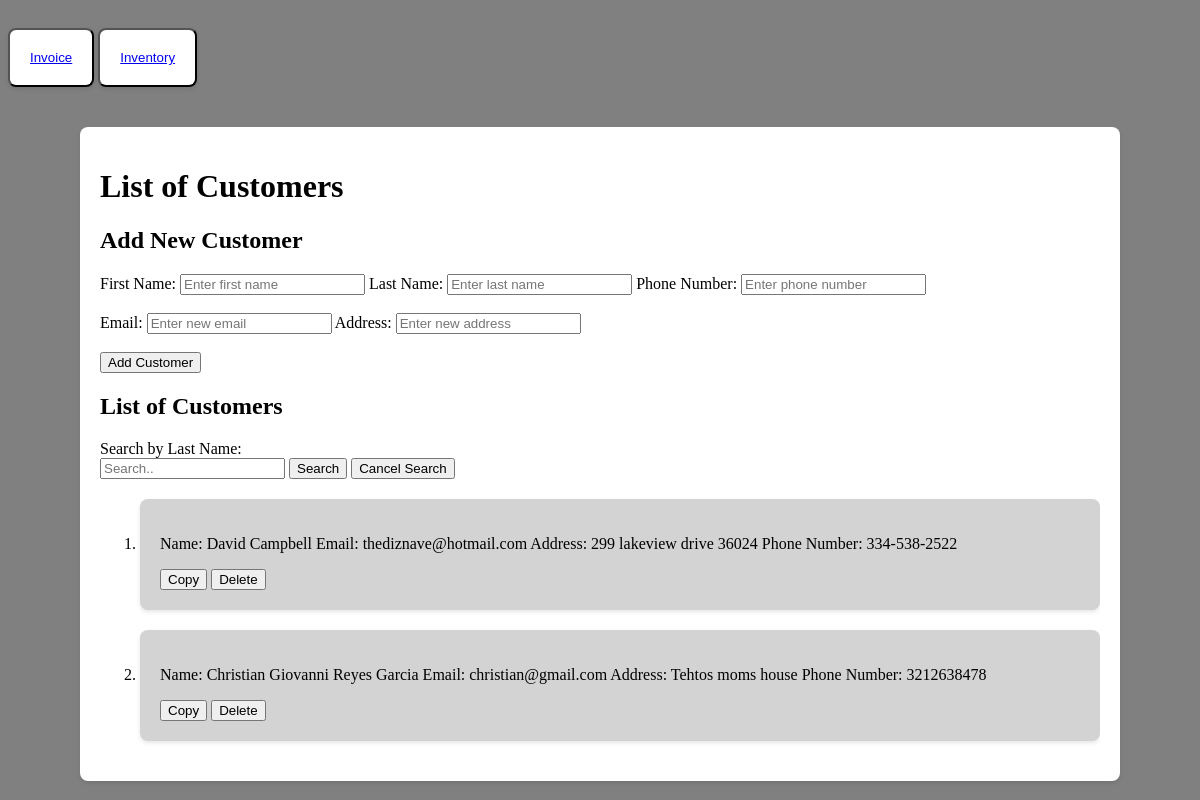
Page /customers on the committed database.
### app.py (models this page shows, shortened)
class Customer(db.Model):
    id = db.Column(db.Integer, primary_key=True)
    first_name = db.Column(db.String(100), nullable=False)
    last_name = db.Column(db.String(100), nullable=False)
    email_address = db.Column(db.String(100), nullable=False)
    address = db.Column(db.String(100), nullable=False)
    phone_number = db.Column(db.String(20), nullable=False)

### app.py (the view)
@app.route('/customers')
def list_customers():
    customers = Customer.query.all()
    return render_template('customers.html', customers=customers)

### templates/customers.html (shortened to what this page needs)
<!DOCTYPE html>
<html lang="en">
<head>
    <link rel="stylesheet" href="{{ url_for('static', filename='css/customers.css')}}">
</head>
<body>
    <div class="navbar">
        <button id="nav"><a href='/'>Invoice</a></button>
        <button id="nav"><a href='inventory'>Inventory</a></button>
    </div>
    <div class="paper">
    <header>
        <h1>List of Customers</h1>
    </header>
    <main>
        <h2>Add New Customer</h2>
        <form action="{{ url_for('add_customer') }}" method="post">
            <label for="new_firstname">First Name:</label>
            <input type="text" id="new_firstname" name="new_firstname" placeholder="Enter first name">
            <label for="new_lastname">Last Name:</label>
            <input type="text" id="new_lastname" name="new_lastname" placeholder="Enter last name">
            <label for="new_phonenumber">Phone Number:</label>
            <input type="text" id="new_phonenumber" name="new_phonenumber" placeholder="Enter phone number"><br><br>
            <label for="new_email_address">Email:</label>
            <input type="text" id="new_email_address" name="new_email_address" placeholder="Enter new email">
            <label for="new_address">Address:</label>
            <input type="text" id="new_address" name="new_address" placeholder="Enter new address"><br><br>
            <button type="submit">Add Customer</button>
        </form>
        <h2>List of Customers</h2>
        <div class="customer-list-container">
            <form action="/search_customers" method="GET">
                <label for="search_lastname">Search by Last Name:</label><br>
                <input type="text" id="search_lastname" name="search_lastname" placeholder="Search..">
                <input type="submit" value="Search">
                <a href="/customers"><button type="button">Cancel Search</button></a>
            </form>
            <ol>
                {% for customer in customers %}
                <li class="customer_list">
                    <p>Name: {{ customer.first_name }} {{ customer.last_name }} Email: {{ customer.email_address }} Address: {{ customer.address }} Phone Number: {{ customer.phone_number }}</p>
                    <form action="{{ url_for('main_page') }}" method="post" style="display: inline;">
                        <button type="submit">Copy</button>
                    </form>
                    <form action="{{ url_for('delete_customer', customer_id=customer.id) }}" method="post" style="display: inline;">
                        <button type="submit">Delete</button>
                    </form>
                </li>
                {% endfor %}
            </ol>
        </div>
    </main>
</div>
</body>
</html>

### static/css/customers.css (style rules this page uses)
.paper { background-color: #fff; box-shadow: 0 2px 4px rgba(0, 0, 0, 0.1); border-radius: 8px; padding: 20px; margin: 20px auto; max-width: 1000px; }
body { background-color: grey; }
.customer_list { background-color: lightgrey; box-shadow: 0 2px 4px rgba(0, 0, 0, 0.1); border-radius: 8px; padding: 20px; margin: 20px auto; max-width: 1000px; }
.customer-list-container { max-height: 1000px; overflow-y: auto; }
#nav { background-color: #fff; box-shadow: 0 2px 4px rgba(0, 0, 0, 0.1); border-radius: 8px; padding: 20px; margin: 20px auto; max-width: 1000px; }

### rows in the picture
Customer: first_name "David", last_name "Campbell", email_address "thediznave@hotmail.com", address "299 lakeview drive 36024", phone_number "334-538-2522"
Customer: first_name "Christian", last_name "Giovanni Reyes Garcia", email_address "christian@gmail.com", address "Tehtos moms house", phone_number "3212638478"
